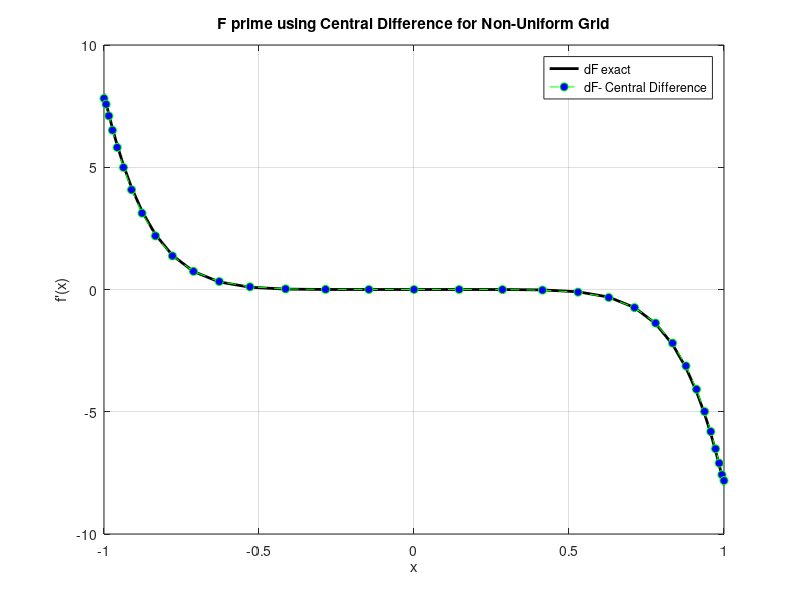
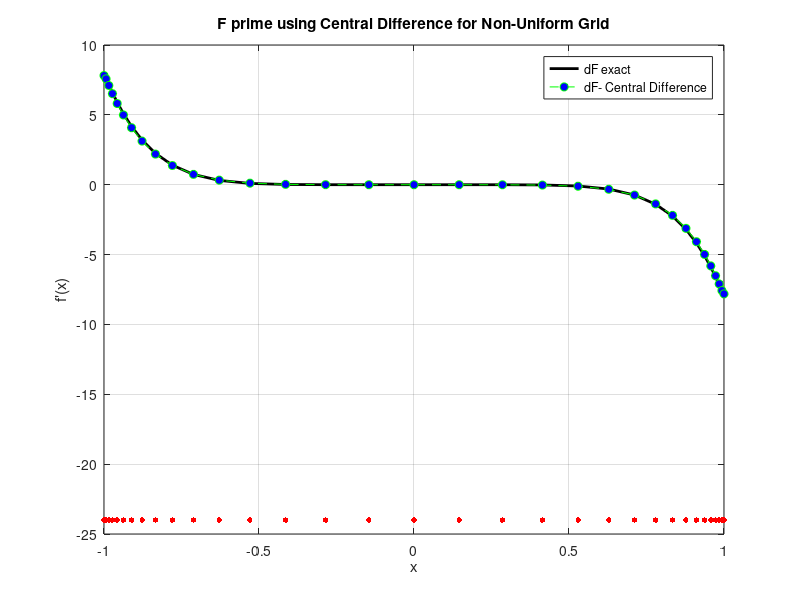
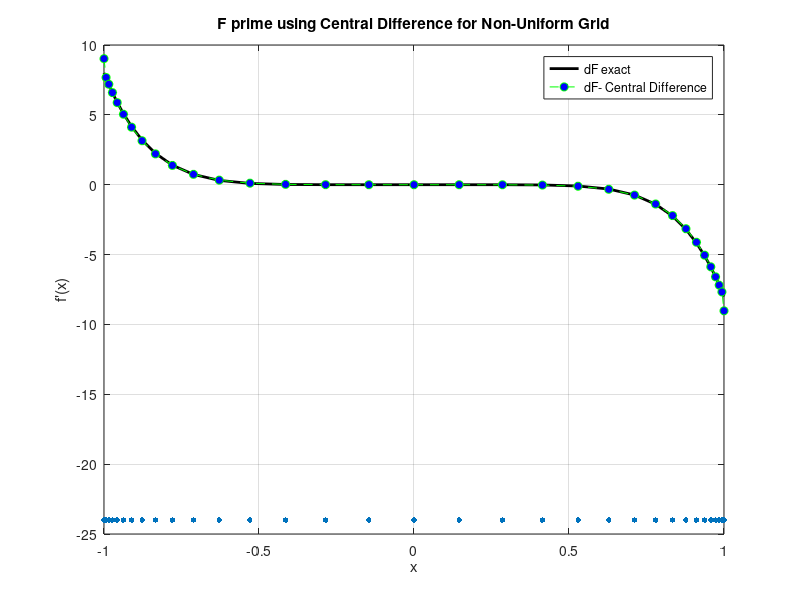

Here is the MATLAB script that generated these plots, in order:
clc; clear; close all;
a = 0.98;   
N = 32;    

% non-uniform grid
j = 0:N;
xi = -1 + (2 * j) / N; 
x = (1/a) * tanh(xi * atanh(a)); % non-uniform grid points

% Function 
f = 1 - x.^8;  % f(x) = 1 - x^8
df_exact = -8 * x.^7;  % Analytical derivative f'(x)

% Computing numerical derivative using central difference
df_num = zeros(1, N+1); % Initializing derivative array

for j = 2:N
    h_j   = x(j) - x(j-1);   % h_j = x_j - x_(j-1)
    h_j1  = x(j+1) - x(j);   % h_(j+1) = x_(j+1) - x_j
    df_num(j) = (f(j+1) - f(j-1)) / (h_j1 + h_j);
end

% forward and backward difference at boundaries
df_num(1) = (f(2) - f(1)) / (x(2) - x(1));
df_num(N+1) = (f(N+1) - f(N)) / (x(N+1) - x(N));

% Plots
figure;
plot(x, df_exact, 'k-', 'LineWidth', 2); hold on;
plot(x, df_num, 'go--', 'MarkerFaceColor', 'b');
xlabel('x'); ylabel("f'(x)");
legend('dF exact', 'dF- Central Difference');
title('F prime using Central Difference for Non-Uniform Grid');
grid on;
%
figure;
plot(x, df_exact, 'k-', 'LineWidth', 2); hold on;
plot(x, df_num, 'go--', 'MarkerFaceColor', 'b');

% to visualize non-uniform spacing
y_marker = min(df_exact) - (max(df_exact) - min(df_exact)); % Adjust marker level
scatter(x, y_marker * ones(size(x)), 15, 'r', 'filled'); % Small red dots on x-axis

xlabel('x'); ylabel("f'(x)");
legend('dF exact', 'dF- Central Difference');
title('F prime using Central Difference for Non-Uniform Grid');
grid on;


%% Central difference using cordinate transformation
clc; clear; close all;

% Given parameters
a = 0.98;   % Grid parameter
N = 32;     % Number of grid points

% Define ξ_j values
j = 0:N;
xi = -1 + (2 * j) / N;  % ξ_j = -1 + 2j/N

% Compute the non-uniform grid x_j
x = (1/a) * tanh(xi * atanh(a));

% Define function f(x) and its exact derivative
f = 1-x.^8;  % f(x) = 1 - x^8
df_exact = -8 * x.^7;  % Analytical derivative f'(x)

% Compute df/dξ using central difference
df_dxi = zeros(1, N+1);  % Initialize df/dξ array

for j = 2:N
    dxi_j = xi(j) - xi(j-1);    % Δξ_j = ξ_j - ξ_(j-1)
    dxi_j1 = xi(j+1) - xi(j);   % Δξ_(j+1) = ξ_(j+1) - ξ_j
    df_dxi(j) = (f(j+1) - f(j-1)) / (dxi_j1 + dxi_j);
end

% Use forward and backward difference at boundaries
df_dxi(1) = (f(2) - f(1)) / (xi(2) - xi(1));
df_dxi(N+1) = (f(N+1) - f(N)) / (xi(N+1) - xi(N));

% Compute dξ/dx
dxi_dx = (a / atanh(a)) * cosh(xi * atanh(a)).^2;

% Compute final derivative f'(x)
df_num = df_dxi .* dxi_dx;

% Plot results

figure;
plot(x, df_exact, 'k-', 'LineWidth', 2); hold on;
plot(x, df_num, 'go--', 'MarkerFaceColor', 'b');

% to visualize non-uniform spacing
y_marker = min(df_exact) - (max(df_exact) - min(df_exact)); % Adjust marker level
scatter(x, y_marker * ones(size(x)), 15, 'black', 'filled'); % Small red dots on x-axis

xlabel('x'); ylabel("f'(x)");
legend('dF exact', 'dF- Central Difference');
title('F prime using Central Difference for Non-Uniform Grid');
grid on;
